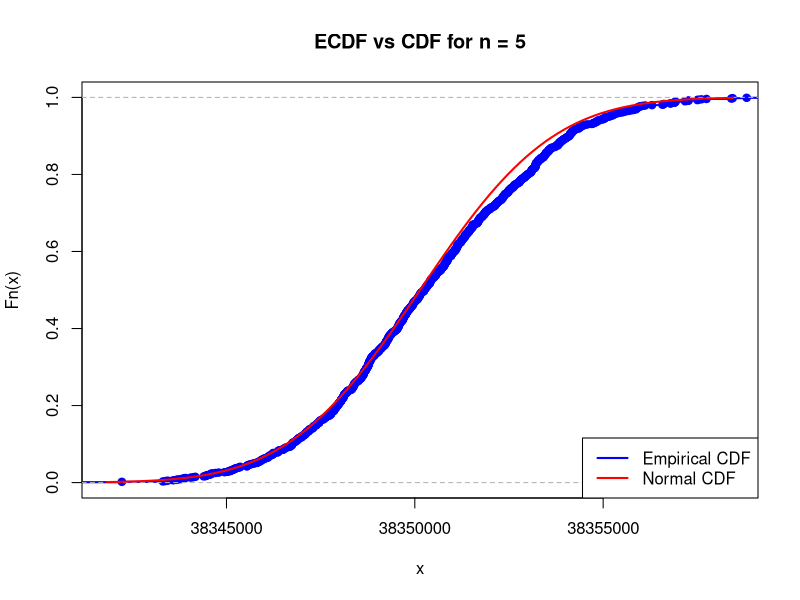
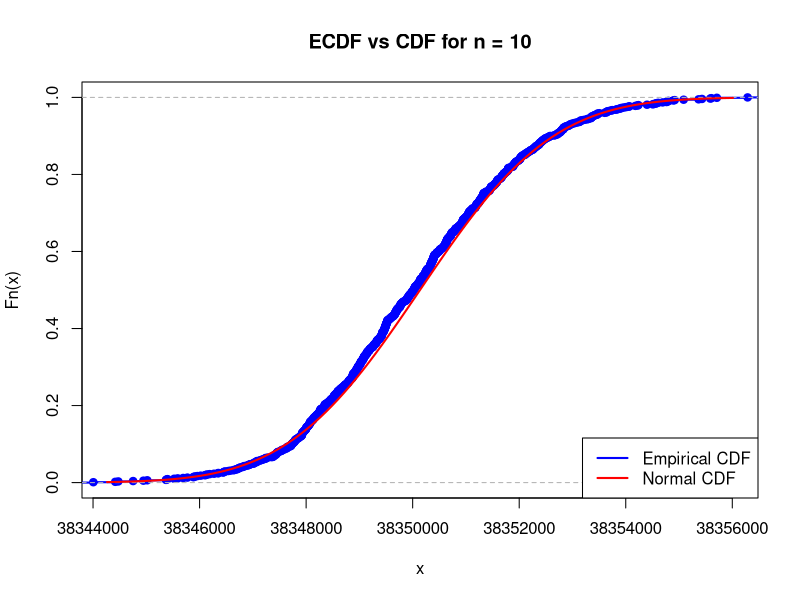
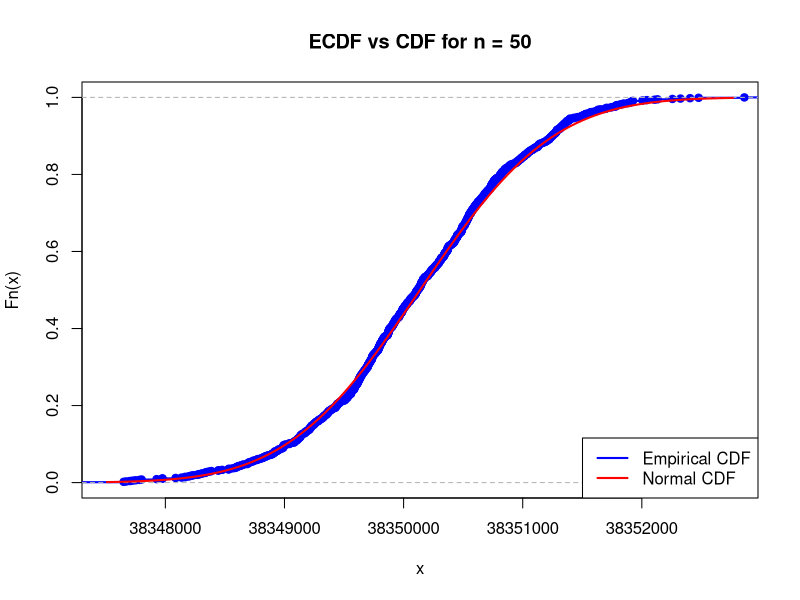
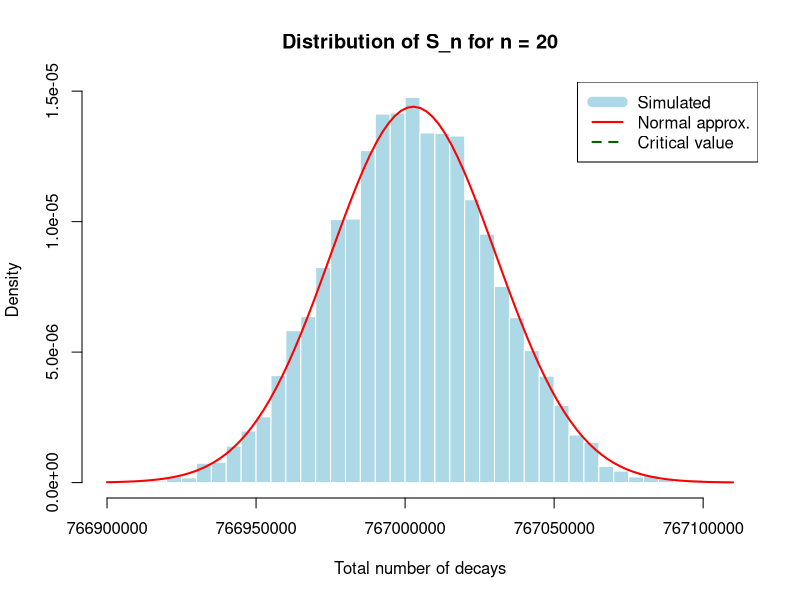
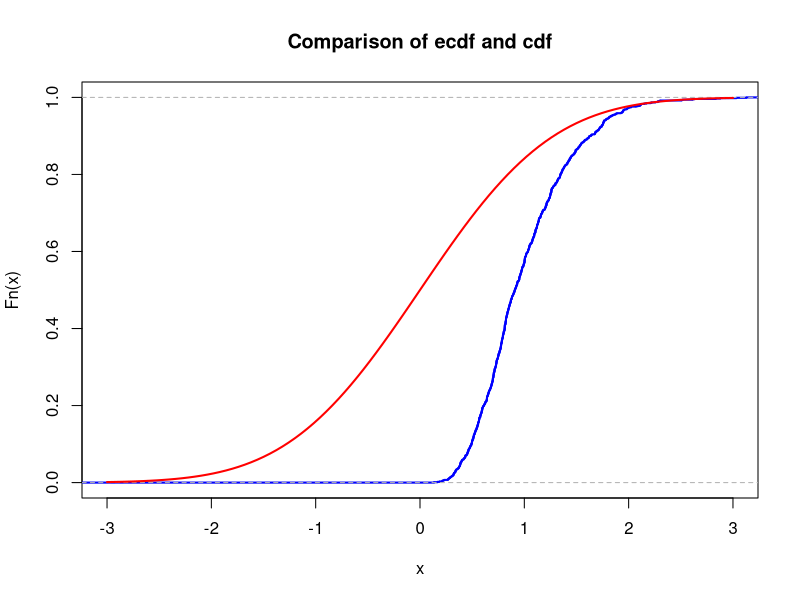
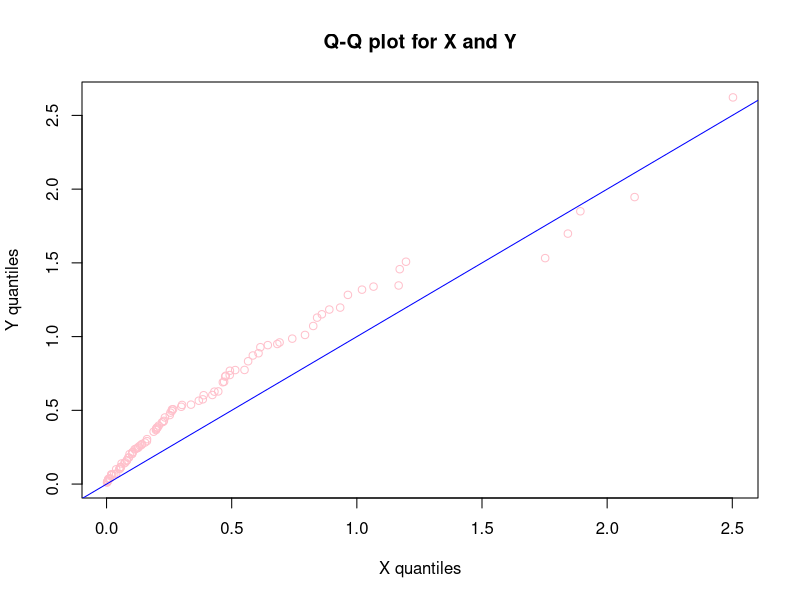
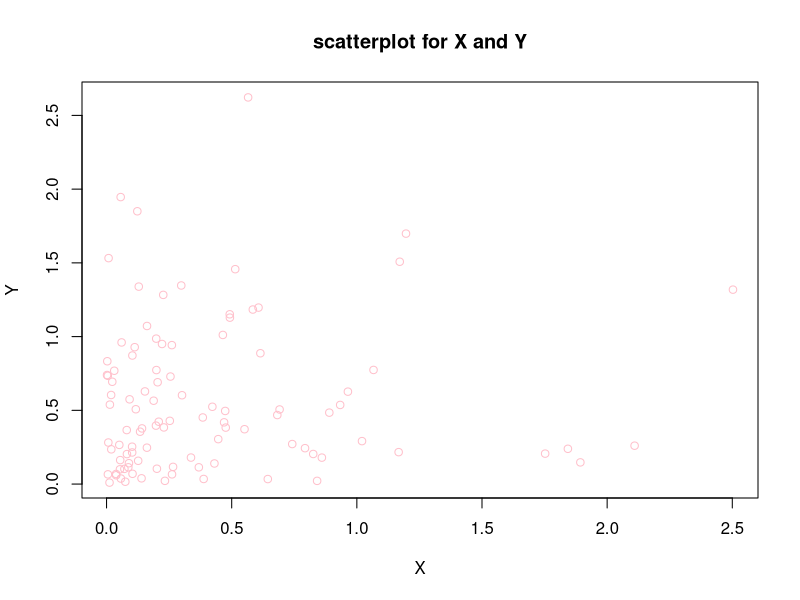
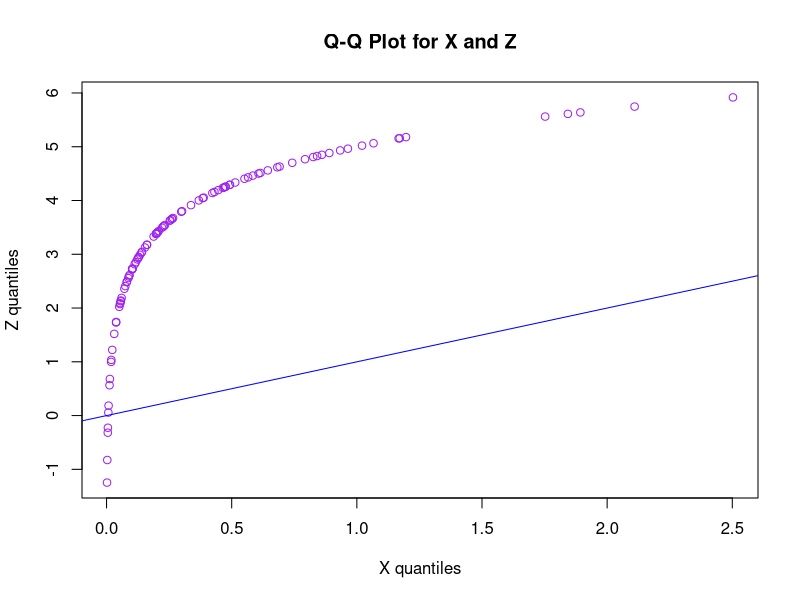

Generate these figures, in order, with R:
## ---- chunk 1
set.seed(12)
## ---- chunk 2
# your team id number 
                          ###
id <- 12                  ### Change to the correct id!
                          ###
set.seed(id)
p <- id/100
# matrices G and H
G <- matrix(c(1, 1, 1, 0, 0, 0, 0,
		1, 0, 0, 1, 1, 0, 0,
		0, 1, 0, 1, 0, 1, 0,
		1, 1, 0, 1, 0, 0, 1), nrow = 4, byrow = TRUE)
H <- t(matrix(c(1, 0, 1, 0, 1, 0, 1,
		0, 1, 1, 0, 0, 1, 1,
		0, 0, 0, 1, 1, 1, 1), nrow = 3, byrow = TRUE))
# cat("The matrix G is: \n") 
#G  
#cat("The matrix H is: \n") 
#H
#cat("The product GH must be zero: \n")
#(G%*%H) %%2
## ---- chunk 3
# generate N messages

message_generator <- function(N) {
  matrix(sample(c(0,1), 4*N, replace = TRUE), nrow = N)
}  
messages <- message_generator(100)
codewords <- (messages %*% G) %% 2
## ---- chunk 4
#  errors <- ...
#  received <-   
## ---- chunk 5
# Physical constants and parameters for Cesium-137
# Half-life period in years
T_years <- 30.1
# Convert to seconds
T_seconds <- T_years * 365.25 * 24 * 3600
# Atomic mass of Cesium-137 (g/mol)
M <- 137
# Avogadro constant (atoms/mol)
N_A <- 6e23
# Mass of each sample in grams (id * 10^-6 g)
m <- id * 1e-6

# Calculate activity lambda: probability that one nucleus decays in one second
lambda <- log(2) / T_seconds

# Calculate number of atoms in one sample
N_atoms <- (m / M) * N_A

# Calculate Poisson parameter μ for one sample
mu <- N_atoms * lambda

cat("Poisson parameter μ for one sample:", mu, "\n")
cat("This represents the expected number of decays per second in one sample.\n")
## ---- chunk 6
# Number of simulations
K <- 1e3
# Sample size
n <- 5

# Simulate K sample means, each computed from n Poisson observations
sample_means_5 <- colMeans(matrix(rpois(n*K, lambda = mu), nrow=n))

# According to CLT, sample mean ~ N(mu, mu/n)
# Mean of the normal approximation
mu_normal_5 <- mu
# Standard deviation of the normal approximation
sigma_normal_5 <- sqrt(mu/n)

# Plot ecdf vs cdf
xlims_5 <- c(mu_normal_5 - 3*sigma_normal_5, mu_normal_5 + 3*sigma_normal_5)
Fs_5 <- ecdf(sample_means_5)

plot(Fs_5, 
     xlim = xlims_5, 
     ylim = c(0,1),
     col = "blue",
     lwd = 2,
     main = paste("ECDF vs CDF for n =", n))
curve(pnorm(x, mean = mu_normal_5, sd = sigma_normal_5), 
      col = "red", lwd = 2, add = TRUE)
legend("bottomright", 
       legend = c("Empirical CDF", "Normal CDF"), 
       col = c("blue", "red"), 
       lwd = 2)

# Calculate maximal difference (Kolmogorov-Smirnov statistic)
# https://en.wikipedia.org/wiki/Kolmogorov%E2%80%93Smirnov_test
x_vals_5 <- sort(sample_means_5)
empirical_cdf_5 <- Fs_5(x_vals_5)
theoretical_cdf_5 <- pnorm(x_vals_5, mean = mu_normal_5, sd = sigma_normal_5)
max_diff_5 <- max(abs(empirical_cdf_5 - theoretical_cdf_5))

cat("For n =", n, ":\n")
cat("  Theoretical mean μ =", mu_normal_5, "\n")
cat("  Theoretical standard deviation σ =", sigma_normal_5, "\n")
cat("  Sample mean of sample means =", mean(sample_means_5), "\n")
cat("  Sample std dev of sample means =", sd(sample_means_5), "\n")
cat("  Maximum difference between ECDFs =", max_diff_5, "\n\n")
## ---- chunk 7
# Sample size
n <- 10

# Simulate K sample means
sample_means_10 <- colMeans(matrix(rpois(n*K, lambda = mu), nrow=n))

# Normal approximation parameters
mu_normal_10 <- mu
sigma_normal_10 <- sqrt(mu/n)

# Plot ecdf vs cdf
xlims_10 <- c(mu_normal_10 - 3*sigma_normal_10, mu_normal_10 + 3*sigma_normal_10)
Fs_10 <- ecdf(sample_means_10)

plot(Fs_10, 
     xlim = xlims_10, 
     ylim = c(0,1),
     col = "blue",
     lwd = 2,
     main = paste("ECDF vs CDF for n =", n))
curve(pnorm(x, mean = mu_normal_10, sd = sigma_normal_10), 
      col = "red", lwd = 2, add = TRUE)
legend("bottomright", 
       legend = c("Empirical CDF", "Normal CDF"), 
       col = c("blue", "red"), 
       lwd = 2)

# Calculate maximal difference
x_vals_10 <- sort(sample_means_10)
empirical_cdf_10 <- Fs_10(x_vals_10)
theoretical_cdf_10 <- pnorm(x_vals_10, mean = mu_normal_10, sd = sigma_normal_10)
max_diff_10 <- max(abs(empirical_cdf_10 - theoretical_cdf_10))

cat("For n =", n, ":\n")
cat("  Theoretical mean μ =", mu_normal_10, "\n")
cat("  Theoretical standard deviation σ =", sigma_normal_10, "\n")
cat("  Sample mean of sample means =", mean(sample_means_10), "\n")
cat("  Sample std dev of sample means =", sd(sample_means_10), "\n")
cat("  Maximum difference between ECDFs =", max_diff_10, "\n\n")
## ---- chunk 8
# Sample size
n <- 50

# Simulate K sample means
sample_means_50 <- colMeans(matrix(rpois(n*K, lambda = mu), nrow=n))

# Normal approximation parameters
mu_normal_50 <- mu
sigma_normal_50 <- sqrt(mu/n)

# Plot ecdf vs cdf
xlims_50 <- c(mu_normal_50 - 3*sigma_normal_50, mu_normal_50 + 3*sigma_normal_50)
Fs_50 <- ecdf(sample_means_50)

plot(Fs_50, 
     xlim = xlims_50, 
     ylim = c(0,1),
     col = "blue",
     lwd = 2,
     main = paste("ECDF vs CDF for n =", n))
curve(pnorm(x, mean = mu_normal_50, sd = sigma_normal_50), 
      col = "red", lwd = 2, add = TRUE)
legend("bottomright", 
       legend = c("Empirical CDF", "Normal CDF"), 
       col = c("blue", "red"), 
       lwd = 2)

# Calculate maximal difference
x_vals_50 <- sort(sample_means_50)
empirical_cdf_50 <- Fs_50(x_vals_50)
theoretical_cdf_50 <- pnorm(x_vals_50, mean = mu_normal_50, sd = sigma_normal_50)
max_diff_50 <- max(abs(empirical_cdf_50 - theoretical_cdf_50))

cat("For n =", n, ":\n")
cat("  Theoretical mean μ =", mu_normal_50, "\n")
cat("  Theoretical standard deviation σ =", sigma_normal_50, "\n")
cat("  Sample mean of sample means =", mean(sample_means_50), "\n")
cat("  Sample std dev of sample means =", sd(sample_means_50), "\n")
cat("  Maximum difference between ECDFs =", max_diff_50, "\n\n")
## ---- chunk 9
# Summary comparison
cat("Summary of CLT convergence:\n")
cat("n = 5:  Max difference =", max_diff_5, "\n")
cat("n = 10: Max difference =", max_diff_10, "\n")
cat("n = 50: Max difference =", max_diff_50, "\n\n")
cat("As n increases, the maximum difference decreases, confirming the CLT.\n")
cat("The empirical distribution converges to the theoretical normal distribution.\n")
## ---- chunk 10
# Critical threshold for total decays
critical_value <- 8e8

# Method 1: Markov Inequality
# P(S_n >= c) <= E[S_n] / c
# P(S_n < c) >= 1 - E[S_n] / c
# We need: 1 - n*mu / c >= 0.95
# => n*mu / c <= 0.05
# => n <= 0.05 * c / mu

n_markov <- floor(0.05 * critical_value / mu)
cat("Markov Inequality bound: n <=", n_markov, "\n")

# Method 2: Chernoff Bound
# For Poisson(lambda), MGF: M(t) = exp(lambda(e^t - 1))
# P(S_n >= c) <= exp(-t*c) * E[exp(t*S_n)] = exp(-t*c + n*mu*(e^t - 1))
# Minimize over t > 0
# Optimal t: c = n*mu*e^t => t = log(c/(n*mu))
# For given n, bound is: exp(n*mu - c + c*log(c/(n*mu)))
# We need this <= 0.05, solve numerically

# Try different values of n to find the bound
chernoff_bound <- function(n, mu, c) {
  # Bound is >= 1, not useful
  if (n * mu >= c) return(1)
  exp(n * mu - c + c * log(c / (n * mu)))
}

# Binary search for maximum n
n_low <- 1
n_high <- n_markov * 10
while (n_high - n_low > 1) {
  n_mid <- floor((n_low + n_high) / 2)
  if (chernoff_bound(n_mid, mu, critical_value) <= 0.05) {
    n_low <- n_mid
  } else {
    n_high <- n_mid
  }
}
n_chernoff <- n_low
cat("Chernoff Bound: n <=", n_chernoff, "\n")

# Method 3: Central Limit Theorem
# S_n ~ N(n*mu, n*mu) approximately
# P(S_n < c) = P((S_n - n*mu)/sqrt(n*mu) < (c - n*mu)/sqrt(n*mu))
# Using standard normal: P(Z < z) = 0.95 => z ≈ 1.645
# (c - n*mu)/sqrt(n*mu) = 1.645
# c - n*mu = 1.645 * sqrt(n*mu)
# Let x = sqrt(n*mu), then: c - x^2 = 1.645*x
# x^2 + 1.645*x - c = 0
# x = (-1.645 + sqrt(1.645^2 + 4*c)) / 2
# n = x^2 / mu

z_95 <- qnorm(0.95)
discriminant <- z_95^2 + 4 * critical_value
x_solution <- (-z_95 + sqrt(discriminant)) / 2
n_clt <- floor(x_solution^2 / mu)
cat("CLT bound: n <=", n_clt, "\n\n")

# Compare the three methods
cat("Comparison of theoretical bounds:\n")
cat("  Markov:   n <=", n_markov, "(most conservative)\n")
cat("  Chernoff: n <=", n_chernoff, "\n")
cat("  CLT:      n <=", n_clt, "(least conservative)\n\n")
## ---- chunk 11
# Use the CLT prediction as it's typically the most accurate
n_predicted <- n_clt
# Number of simulations for verification
K_sim <- 1e4

cat("Verifying with n =", n_predicted, "samples\n")
cat("Simulating", K_sim, "realizations...\n\n")

# Simulate K_sim realizations of the sum S_n
sums_sample <- replicate(K_sim, sum(rpois(n_predicted, lambda = mu)))

# Calculate empirical probability
empirical_prob <- mean(sums_sample < critical_value)

cat("Results of simulation:\n")
cat("  Expected value E[S_n] = n*μ =", n_predicted * mu, "\n")
cat("  Sample mean of sums =", mean(sums_sample), "\n")
cat("  Sample std dev of sums =", sd(sums_sample), "\n")
cat("  Theoretical std dev =", sqrt(n_predicted * mu), "\n\n")

cat("  Critical value:", critical_value, "\n")
cat("  Empirical probability P(S_n <", critical_value, ") =", empirical_prob, "\n")
cat("  Desired probability: 0.95\n\n")

if (empirical_prob >= 0.95) {
  cat("SUCCESS: The empirical probability", empirical_prob, 
      "is at or above the desired 0.95 level.\n")
  cat("The laboratory can safely store up to", n_predicted, "samples.\n")
} else {
  cat("WARNING: The empirical probability", empirical_prob, 
      "is below the desired 0.95 level.\n")
  cat("Consider using a more conservative bound (n =", n_chernoff, ").\n")
}

# Histogram of the sums
hist(sums_sample, 
     breaks = 50, 
     probability = TRUE,
     main = paste("Distribution of S_n for n =", n_predicted),
     xlab = "Total number of decays",
     col = "lightblue",
     border = "white")

# Add normal approximation curve
curve(dnorm(x, mean = n_predicted * mu, sd = sqrt(n_predicted * mu)), 
      col = "red", lwd = 2, add = TRUE)

# Add vertical line at critical value
abline(v = critical_value, col = "darkgreen", lwd = 2, lty = 2)
legend("topright", 
       legend = c("Simulated", "Normal approx.", "Critical value"), 
       col = c("lightblue", "red", "darkgreen"), 
       lwd = c(10, 2, 2),
       lty = c(1, 1, 2))
## ---- chunk 12
nu1 <- 1  # change this!
K <- 1e3
n <- 5
sample_means <- colMeans(matrix(rexp(n*K, rate = nu1), nrow=n))
## ---- chunk 13
mu <- 0       # change this!
sigma <- 1    # change this!
## ---- chunk 14
xlims <- c(mu-3*sigma,mu+3*sigma)
Fs <- ecdf(sample_means)
plot(Fs, 
     xlim = xlims, 
     col = "blue",
     lwd = 2,
     main = "Comparison of ecdf and cdf")
curve(pnorm(x, mean = mu, sd = sigma), col = "red", lwd = 2, add = TRUE)
## ---- chunk 15
        mu <- 12 # team id
        sigma <- 31 # 2 * team id number + 7
        sd = sqrt(sigma)
        N <- 100


        x = rnorm(N, mean = mu, sd = sd) # Simulate realization for X
        y = 1/x # realization for Y

        mean_x <- mean(x)  # X̄
        mean_y <- mean(y)  # Ȳ
        inverted_mean_x <- 1 / mean_x

        #show results
        print("Sample mean X̄ " )
        print(mean_x)

        print("Inverted mean 1/X")
        print(inverted_mean_x)

        print("Sample mean Ȳ = mean(1/X)")
        print(mean_y)

        print("Difference between inverted mean [1/X̄] and  sample mean Ȳ [mean(1/X)] ")

        print(abs(inverted_mean_x - mean_y))

        print("We can see that difference is not equal to zero, so the equality 1/X̄ = [mean(1/X)] is not true")

## ---- chunk 16
        lambda <- 2
        n <- 100

        #generate a cdf for X and Y and set Z
        X <- rexp(n, rate = 2)
        Y <- rexp(n, rate = 2)
        Z = log(X) + 5  # Z is dependent on X

        # Q-Q plot for X and Y
        qqplot(X, Y, main = "Q-Q plot for X and Y",
            xlab = "X quantiles",
            ylab = "Y quantiles",
            col = "pink")
        abline(0, 1, col = "blue")

        # scatterplot for X and Y
        plot(X, Y, main = "scatterplot for X and Y",
            xlab = "X",
            ylab = "Y",
            col = "pink")

        # Q-Q plot for X and Z
        qqplot(X, Z, main = "Q-Q Plot for X and Z",
            xlab = "X quantiles",
            ylab = "Z quantiles",
            col = "purple")
        abline(0, 1, col = "blue")
        
        # scatterplot for X and Z
        plot(X, Z, main  = "scatterplot for X and Z",
            xlab = "X",
            ylab = "Z",
            col = "purple")

        cat("Summary:

        For X and Y in Q-Q plot :
        
        X and Y have same distribution ~ exp(2), so the quantiles coincide
        that form a plot where points overlap,
        and align along the line y = x
        
        For X and Y in scatterplot :
        
        It looks like graph with random points
        because there is no functional relationship between X and Y

        For X and Z in Q-Q plot :
        
        X has an exponential distribution when Z not
        
        For X and Y in scatterplot :
        
        We can saw that they are dependent and as result 
        points form a logarithmic curve
        
    Which pair of r.v.'s is dependent and which one is similar?
        
        X and Z are dependent and X and Y - similar")
## ---- chunk 17
        # YOUR CODE HERE
## ---- chunk 18
        # YOUR CODE HERE
